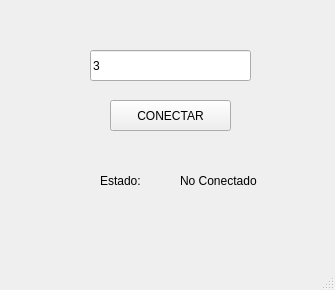
<?xml version="1.0" encoding="UTF-8"?>
<ui version="4.0">
 <class>MainWindow</class>
 <widget class="QMainWindow" name="MainWindow">
  <property name="geometry">
   <rect>
    <x>0</x>
    <y>0</y>
    <width>335</width>
    <height>290</height>
   </rect>
  </property>
  <property name="windowTitle">
   <string>MainWindow</string>
  </property>
  <widget class="QWidget" name="centralwidget">
   <widget class="QPushButton" name="btn_accion">
    <property name="geometry">
     <rect>
      <x>110</x>
      <y>100</y>
      <width>121</width>
      <height>31</height>
     </rect>
    </property>
    <property name="text">
     <string>CONECTAR</string>
    </property>
   </widget>
   <widget class="QLineEdit" name="txt_puerto">
    <property name="geometry">
     <rect>
      <x>90</x>
      <y>50</y>
      <width>161</width>
      <height>31</height>
     </rect>
    </property>
    <property name="text">
     <string>3</string>
    </property>
   </widget>
   <widget class="QLabel" name="label">
    <property name="geometry">
     <rect>
      <x>100</x>
      <y>170</y>
      <width>61</width>
      <height>21</height>
     </rect>
    </property>
    <property name="text">
     <string>Estado:</string>
    </property>
   </widget>
   <widget class="QLabel" name="txt_estado">
    <property name="geometry">
     <rect>
      <x>180</x>
      <y>170</y>
      <width>81</width>
      <height>21</height>
     </rect>
    </property>
    <property name="text">
     <string>No Conectado</string>
    </property>
   </widget>
  </widget>
  <widget class="QMenuBar" name="menubar">
   <property name="geometry">
    <rect>
     <x>0</x>
     <y>0</y>
     <width>335</width>
     <height>26</height>
    </rect>
   </property>
  </widget>
  <widget class="QStatusBar" name="statusbar"/>
 </widget>
 <resources/>
 <connections/>
</ui>
